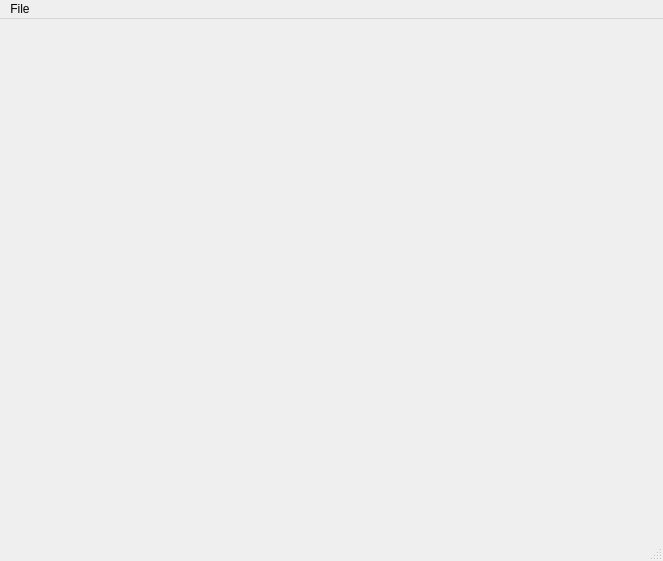
<?xml version="1.0" encoding="UTF-8"?>
<ui version="4.0">
 <class>mainWindow</class>
 <widget class="QMainWindow" name="mainWindow">
  <property name="geometry">
   <rect>
    <x>0</x>
    <y>0</y>
    <width>663</width>
    <height>561</height>
   </rect>
  </property>
  <property name="windowTitle">
   <string>Stark</string>
  </property>
  <property name="dockOptions">
   <set>QMainWindow::AllowNestedDocks|QMainWindow::AllowTabbedDocks|QMainWindow::AnimatedDocks</set>
  </property>
  <widget class="QWidget" name="centralWidget">
   <property name="sizePolicy">
    <sizepolicy hsizetype="Preferred" vsizetype="MinimumExpanding">
     <horstretch>0</horstretch>
     <verstretch>0</verstretch>
    </sizepolicy>
   </property>
   <layout class="QVBoxLayout" name="verticalLayout_3"/>
  </widget>
  <widget class="QStatusBar" name="statusBar"/>
  <widget class="QMenuBar" name="menuBar">
   <property name="geometry">
    <rect>
     <x>0</x>
     <y>0</y>
     <width>663</width>
     <height>23</height>
    </rect>
   </property>
   <widget class="QMenu" name="menuFile">
    <property name="title">
     <string>File</string>
    </property>
    <addaction name="actionOpenGLTF"/>
   </widget>
   <addaction name="menuFile"/>
  </widget>
  <action name="actionOpenGLTF">
   <property name="text">
    <string>Open GLTF</string>
   </property>
  </action>
 </widget>
 <layoutdefault spacing="6" margin="11"/>
 <resources>
  <include location="editor.qrc"/>
 </resources>
 <connections>
  <connection>
   <sender>actionOpenGLTF</sender>
   <signal>triggered()</signal>
   <receiver>mainWindow</receiver>
   <slot>onLoadGLTF()</slot>
   <hints>
    <hint type="sourcelabel">
     <x>-1</x>
     <y>-1</y>
    </hint>
    <hint type="destinationlabel">
     <x>331</x>
     <y>280</y>
    </hint>
   </hints>
  </connection>
 </connections>
 <slots>
  <slot>onLoadGLTF()</slot>
 </slots>
</ui>
